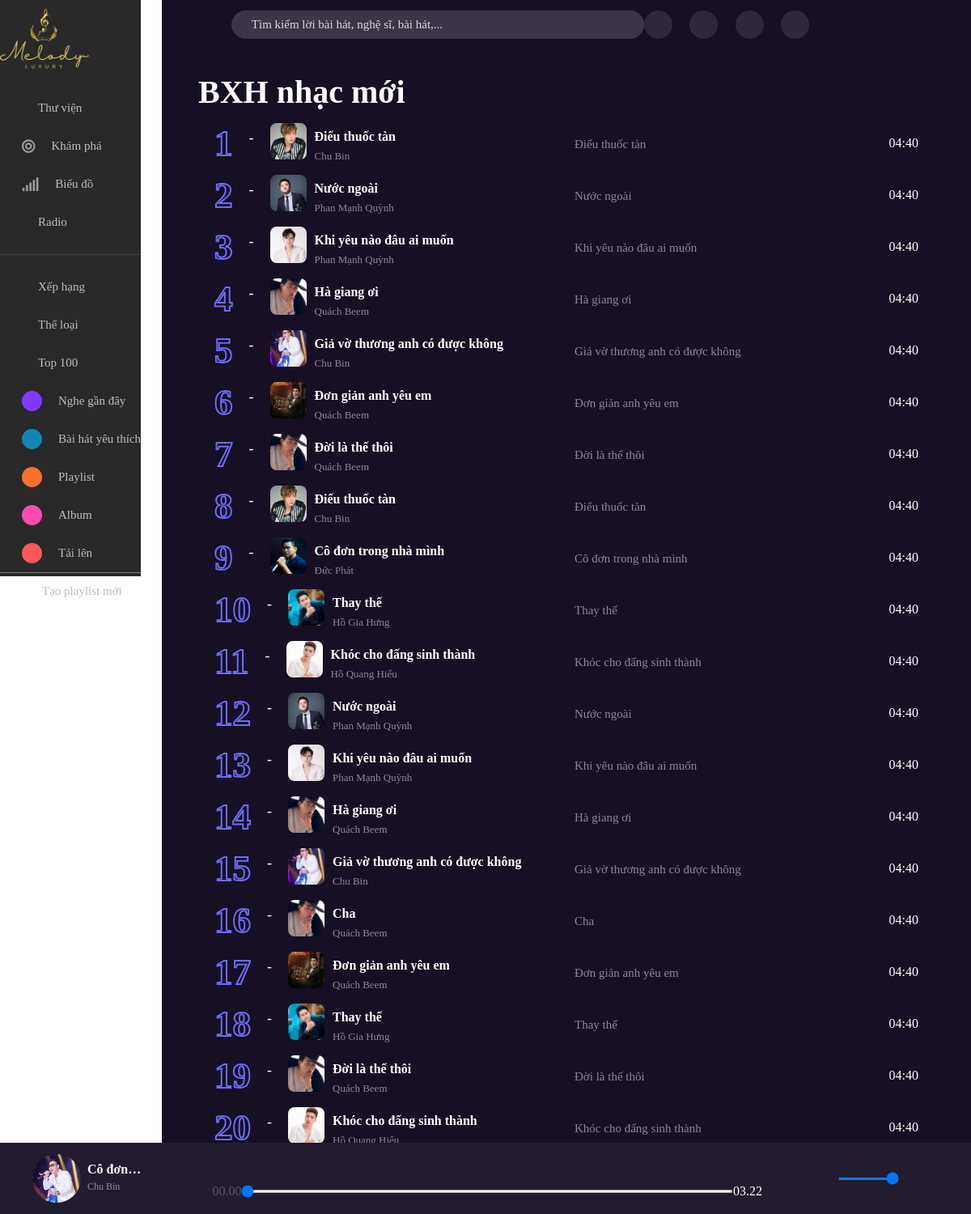
The app's page /app/views/rankView.php with its own data.
### tables this page shows
create table Songs (
	song_id int primary key auto_increment,
    song_name varchar(80) not null,
    path_audio varchar(250) not null,
    path_img varchar(250) not null,
    plays int default 0 check (plays >= 0), 
    album_id int,
    category_id int not null,
    author_id int not null,
    user_id int not null,
    foreign key (album_id) references Albums (album_id) ON DELETE SET NULL,
    foreign key (category_id) references Categories (category_id),
    foreign key (author_id) references Author_Singers (author_singer_id),
    foreign key (user_id) references Users (user_id)
);

create table Author_Singers (
	author_singer_id int primary key auto_increment,
	author_singer_name varchar(100) not null
);

### app/models/songModel.php (called while the page is built, shortened)
<?php
    function songModel (){
        $conn = connectDB();
        $sql = "select songs.song_id, songs.song_name, songs.path_audio, songs.path_img, songs.plays,
        albums.album_name, categories.category,
        author_singers.author_singer_name
        from songs
        join albums on songs.album_id = albums.album_id
        join categories on songs.category_id = categories.category_id
        join author_singers on songs.author_id = author_singers.author_singer_id
        order by plays desc;";
        $result = mysqli_query($conn, $sql);
        return $result;
    }
?>

### app/components/rank-item.php (the view, shortened to what this page needs)
<div class="rank-header">
    <h1  class="header-title"><b> BXH nhạc mới </b></h1>
    <ion-icon class="header-icon" name="caret-forward-circle-outline"></ion-icon>
</div>
<?php
require_once '../models/songModel.php';
    function renderRankItems(){
        $song = songModel ();
        $a = 0;
        while ($row = mysqli_fetch_assoc($song)){
            ++$a;
            echo '
                <div class="rank_items">
                    <div class="rank_item_left">
                        <div class="rankitem_left_content">
                            <div class="number-box">'.$a.'</div>
                            <p class="letter_spec">-</p>
                            <div class="rank_song">
                                <div class="rank_song_img">
                                    <img src="../../'.$row['path_img'].'" alt="">
                                    <ion-icon class="play-icon" name="caret-forward-outline"></ion-icon>
                                </div>
                                <div class="rank_song_singer">
                                    <div class="rank_song_name">
                                        <b>'.$row['song_name'].'</b>
                                    </div>
                                    <div class="rank_singer">
                                       '.$row['author_singer_name'].'
                                    </div>
                                </div>
                            </div>
                        </div>
                    </div>
                    <div class="rank_item_right">
                        <div class="song_name">
                           '.$row['song_name'].'
                        </div>
                        <div class="item_action">
                            <div class="items_icon_rank micro_icon">
                                <ion-icon class="rank_icon" name="mic-outline"></ion-icon>
                            </div>
                            <div class="items_icon_rank heart_icon">
                                <ion-icon class="rank_icon" name="heart"></ion-icon>
                            </div>
                            <div class="items_icon_rank" style="position:relative;">
                                <li style="position: absolute; list-style-type: none;"> <ion-icon class="rank_music" name="ellipsis-horizontal-outline"></ion-icon></li>
                                <p class="timemusic" style="color: #ffffff;">04:40</p>
                            </div>
                        </div>
                    </div>
                </div>
            ';
        }
    }
?>

### app/views/rankView.php (shortened to what this page needs)
<!DOCTYPE html>
<html lang="en">
<head>
    <link href="https://cdnjs.cloudflare.com/ajax/libs/font-awesome/5.15.4/css/all.min.css" rel="stylesheet">
    <link href="https://cdn.lineicons.com/4.0/lineicons.css" rel="stylesheet">
    <?php include("../components/linkbootstrap.php"); ?>
    <link rel="stylesheet" href="../../public/css/grid.css">
    <link rel="stylesheet" href="../../public/css/footer.css">
    <link rel="stylesheet" href="../../public/css/header.css?v=<?php echo time(); ?>">
    <link rel="stylesheet" href="../../public/css/rank-item.css?v=<?php echo time(); ?>">
    <link rel="stylesheet" href="../../public/css/sidebar.css?v=<?php echo time(); ?>">
    <link rel="stylesheet" href="../../public/css/song-item.css?v=<?php echo time(); ?>">
</head>
<body>
   <div class="grid">
        <div class="row no-gutters">
            <div class="col c-2">
                <?php
                include_once '../components/sidebar.php';
                ?>
            </div>
            <div class="col c-10" style="background-color: #170F23;">
                <?php
                    include_once '../components/header.php';
                ?>
                <div class="rank-body" style="padding:30px 45px 0 45px;">
                    <?php
                        include_once '../components/rank-item.php';
                        renderRankItems()
                    ?>
                </div>
            </div>
        </div>
            <?php
                    include_once '../components/footer.php';
                ?>
   </div>
</body>
</html>

### app/components/linkbootstrap.php (shortened to what this page needs)
<link href="https://cdn.jsdelivr.net/npm/bootstrap@5.3.3/dist/css/bootstrap.min.css" rel="stylesheet">
<link href="https://getbootstrap.com/docs/5.3/assets/css/docs.css" rel="stylesheet">

### app/components/sidebar.php (shortened to what this page needs)
<div class="sidebar">
    <div class="logo_img">
        <img src="../../public/images/logo/melody_lux.png" alt="">
    </div>
    <div class="sidebar_top">
        <div class="bar_title">
            <p class="bar_title_content">Thư viện</p>
        </div>
        <div class="bar_title">
            <i class="fas fa-bullseye icon_sidebar"></i>
            <p class="bar_title_content">Khám phá</p>
        </div>
        <div class="bar_title">
            <i class="fas fa-signal icon_sidebar"></i>
            <p class="bar_title_content">Biểu đồ</p>
        </div>
        <div class="bar_title">
            <p class="bar_title_content">Radio</p>
        </div>
        <hr style="color: gray;">
    </div>
    <div class="sidebar_center">
        <div class="bar_title">
            <p class="bar_title_content">Xếp hạng</p>
        </div>
        <div class="bar_title">
            <p class="bar_title_content">Thể loại</p>
        </div>
        <div class="bar_title">
            <p class="bar_title_content">Top 100</p>
        </div>
        <div class="bar_title bar_title_box">
            <div class="box_icon_bar icon_time">
            </div>
            <p class="bar_title_content">Nghe gần đây</p>
        </div>
        <div class="bar_title bar_title_box">
            <div class="box_icon_bar icon_heart">
            </div>
            <p class="bar_title_content">Bài hát yêu thích</p>
        </div>
        <div class="bar_title bar_title_box">
            <div class="box_icon_bar icon_play">
            </div>
            <p class="bar_title_content">Playlist</p>
        </div>
        <div class="bar_title bar_title_box">
            <div class="box_icon_bar icon_album">
            </div>
            <p class="bar_title_content">Album</p>
        </div>
        <div class="bar_title bar_title_box">
            <div class="box_icon_bar icon_upload">
            </div>
            <p class="bar_title_content">Tải lên</p>
        </div>
    </div>
    <div class="add_playlist">
        <p class="bar_title_content">Tạo playlist mới</p>
    </div>
</div>

### app/components/header.php (shortened to what this page needs)
<div class="header_container">
        <div class="header_left">
            <div class="arrow_icon">
            </div>
            <div class="header_search">
                <input class="search_fiel" type="text" placeholder="Tìm kiếm lời bài hát, nghệ sĩ, bài hát,...">
            </div>
        </div>
        <div class="header_right">
            <div class="border_circle">
            </div>
            <div class="border_circle">
            </div>
            <div class="border_circle">
            </div>
            <div class="border_circle">
            </div>
        </div>
    </div>

### app/components/footer.php (shortened to what this page needs)
<div class="listen">
    <div class="media">
        <div class="media_cd" style="background-image: url('../../public/images/singers/chuBin.jpg')"></div>
        <div class="media_title">
            <marquee class="media_title--name" scrolldelay="130">Cô đơn trên sofa</marquee>
            <a class="media_title--author">Chu Bin</a>
        </div>
    </div>
    <div class="controls">
        <div class="controls_player">
            <li class="controls_player--icon"><ion-icon name="shuffle-outline"></ion-icon></i></li>
            <li class="controls_player--icon"><ion-icon name="play-skip-back-outline"></ion-icon></li>
            <li class="controls_player--icon big">
            </li>
            <li class="controls_player--icon"><ion-icon name="play-skip-forward-outline"></ion-icon></li>
            <li class="controls_player--icon"><ion-icon name="repeat-outline"></ion-icon></li>
        </div>
        <div class="controls_time">
            <span class="controls_time--left" style="color:#595560">00.00</span>
            <input id="progress" class="controls_time--range" type="range" min="0" max="100" value="0" step="1">
            <span class="controls_time--right">03.22</span>
        </div>
    </div>
    <div class="controls_extend">
        <div class="controls_extend--lever">
            <li class="controls_extend--lever_item_range">
                <input id="controls_lever_range" type="range" class="range_volum" value="100" min="0" max="100" step="1">
            </li>
        </div>
    </div>
</div>

### public/css/grid.css (style rules this page uses)
.grid { width: 100%; display: block; padding: 0; height: 1500px; }
.row { display: flex; flex-wrap: wrap; margin-left: -4px; margin-right: -4px; }
.row.no-gutters { margin-left: 0; margin-right: 0; }
.col { padding-left: 4px; padding-right: 4px; }
.row.no-gutters .col { padding-left: 0; padding-right: 0; }
.c-2 { flex: 0 0 16.66667%; max-width: 16.66667%; }
.c-10 { flex: 0 0 83.33333%; max-width: 83.33333%; }
@media (min-width: 740px) { .row { margin-left: -8px; margin-right: -8px; } }
@media (min-width: 740px) { .col { padding-left: 8px; padding-right: 8px; } }
@media (min-width: 1113px) { .row { margin-left: -12px; margin-right: -12px; } }
@media (min-width: 1113px) { .col { padding-left: 12px; padding-right: 12px; } }

### public/css/footer.css (style rules this page uses)
.listen { background-color: #231B2E; height: 88px; width: 100%; position: fixed; bottom: 0; padding: 0 20px; display: flex; align-items: center; justify-content: space-between; z-index: 2; }
.media { display: flex; align-items: center; width: 364px; padding-left: 20px; }
.media_cd { width: 100px; height: 60px; cursor: pointer; background-size: cover; border-radius: 50%; }
.media_title { margin-left: 8px; cursor: pointer; }
.media_title--name { height: 16px; font-size: 16px; font-weight: 700; color: #fcfbfc; overflow: hidden; display: -webkit-box; -webkit-box-orient: vertical; -webkit-line-clamp: 1; line-height: 15px; }
.media_title--author { font-size: 12px; color: #ffffff80; margin-top: 4px; font-weight: 500; overflow: hidden; display: -webkit-box; -webkit-box-orient: vertical; text-decoration: none; }
.controls { display: flex; flex-direction: column; width: 350%; list-style-type: none; color: #fff; padding-left: 40px; padding-right: 40px; }
.controls_player { display: flex; justify-content: center; align-items: center; }
.controls_player--icon { width: 32px; height: 32px; color: #fff; cursor: pointer; margin: 0 10px; font-size: 20px; }
.controls_time { display: flex; justify-content: space-evenly; align-items: center; }
.controls_time--range { width: 100%; height: 4px; }
.controls_extend { width: 100%; display: flex; align-items: center; list-style-type: none; }
.controls_extend--lever { display: flex; align-items: center; width: 100%; gap: 10px; }
.controls_extend--lever > li { display: flex; align-items: center; }
.range_volum { width: 75px; height: 3px; background: #595560; outline: none; cursor: pointer; }
.big { font-size: 35px; position: relative; top: -9px; left: -7px; }

### public/css/header.css (style rules this page uses)
.header_container { display: flex; width: 85%; justify-content: space-between; align-items: center; background-color:hsl(264, 40%, 10%); height: 60px; z-index: 2; }
.header_left { display: flex; width: 615px; justify-content: space-between; align-items: center; margin-left: 50px; }
.header_search { border-radius: 45px; background-color:#3c3447; padding-left: 10px; display: flex; align-items: center; }
.search_fiel { width: 500px; height: 35px; border-radius: 45px; border: none; outline: none; color: white; background-color: #3c3447; padding-left: 15px; }
.search_fiel::placeholder { color: #DADADA; font-size: 15px; }
.header_right { width: 230px; display: flex; justify-content: space-between; margin-right: 50px; }
.border_circle { border-radius: 50%; width: 35px; height: 35px; background-color: #2F2739; display: flex; justify-content: center; align-items: center; }

### public/css/sidebar.css (style rules this page uses)
.sidebar { //240 display: flex; flex-direction: column; align-items: center; background-color: #292929; height: calc(100vh - 88px); position: fixed; top: 0; left: 0; z-index: 3; }
.sidebar_center { overflow-y: auto; max-height: calc(100vh - 200px); width: 100%; }
.icon_sidebar { color: #9A979D; font-size: 17px; }
.logo_img img { width: 110px; height: 110px; }
.bar_title, .add_playlist { display: flex; align-items: center; width: 100%; height: 47px; padding-left: 27px; }
.add_playlist { border-top: 1px solid gray; }
.bar_title_box { width: 100%; }
.bar_title p, .add_playlist p { color: #BEBCBF; }
.bar_title_content { margin-left: 20px; margin-top: 15px; font-size: 15px; }
.sidebar_top { width: 100%; }
.box_icon_bar { border-radius: 50%; width: 25px; height: 25px; background-color: #2F2739; display: flex; justify-content: center; align-items: center; }
.icon_time { background-color: #8239FF; }
.icon_heart { background-color: #1185B2; }
.icon_play { background-color: #FA712E; }
.icon_album { background-color: #FF4DAF; }
.icon_upload { background-color: #FF5757; }

### records on screen
songs: path_img (picture), song_name "Điếu thuốc tàn", author.author_singer_name "Chu Bin"
songs: path_img (picture), song_name "Nước ngoài", author.author_singer_name "Phan Mạnh Quỳnh"
songs: path_img (picture), song_name "Khi yêu nào đâu ai muốn", author.author_singer_name "Phan Mạnh Quỳnh"
songs: path_img (picture), song_name "Hà giang ơi", author.author_singer_name "Quách Beem"
songs: path_img (picture), song_name "Giả vờ thương anh có được không", author.author_singer_name "Chu Bin"
songs: path_img (picture), song_name "Đơn giản anh yêu em", author.author_singer_name "Quách Beem"
songs: path_img (picture), song_name "Đời là thế thôi", author.author_singer_name "Quách Beem"
songs: path_img (picture), song_name "Điếu thuốc tàn", author.author_singer_name "Chu Bin"
songs: path_img (picture), song_name "Cô đơn trong nhà mình", author.author_singer_name "Đức Phát"
songs: path_img (picture), song_name "Thay thế", author.author_singer_name "Hồ Gia Hưng"
songs: path_img (picture), song_name "Khóc cho đấng sinh thành", author.author_singer_name "Hồ Quang Hiếu"
songs: path_img (picture), song_name "Nước ngoài", author.author_singer_name "Phan Mạnh Quỳnh"
songs: path_img (picture), song_name "Khi yêu nào đâu ai muốn", author.author_singer_name "Phan Mạnh Quỳnh"
songs: path_img (picture), song_name "Hà giang ơi", author.author_singer_name "Quách Beem"
songs: path_img (picture), song_name "Giả vờ thương anh có được không", author.author_singer_name "Chu Bin"
songs: path_img (picture), song_name "Cha", author.author_singer_name "Quách Beem"
songs: path_img (picture), song_name "Đơn giản anh yêu em", author.author_singer_name "Quách Beem"
songs: path_img (picture), song_name "Thay thế", author.author_singer_name "Hồ Gia Hưng"
songs: path_img (picture), song_name "Đời là thế thôi", author.author_singer_name "Quách Beem"
songs: path_img (picture), song_name "Khóc cho đấng sinh thành", author.author_singer_name "Hồ Quang Hiếu"
